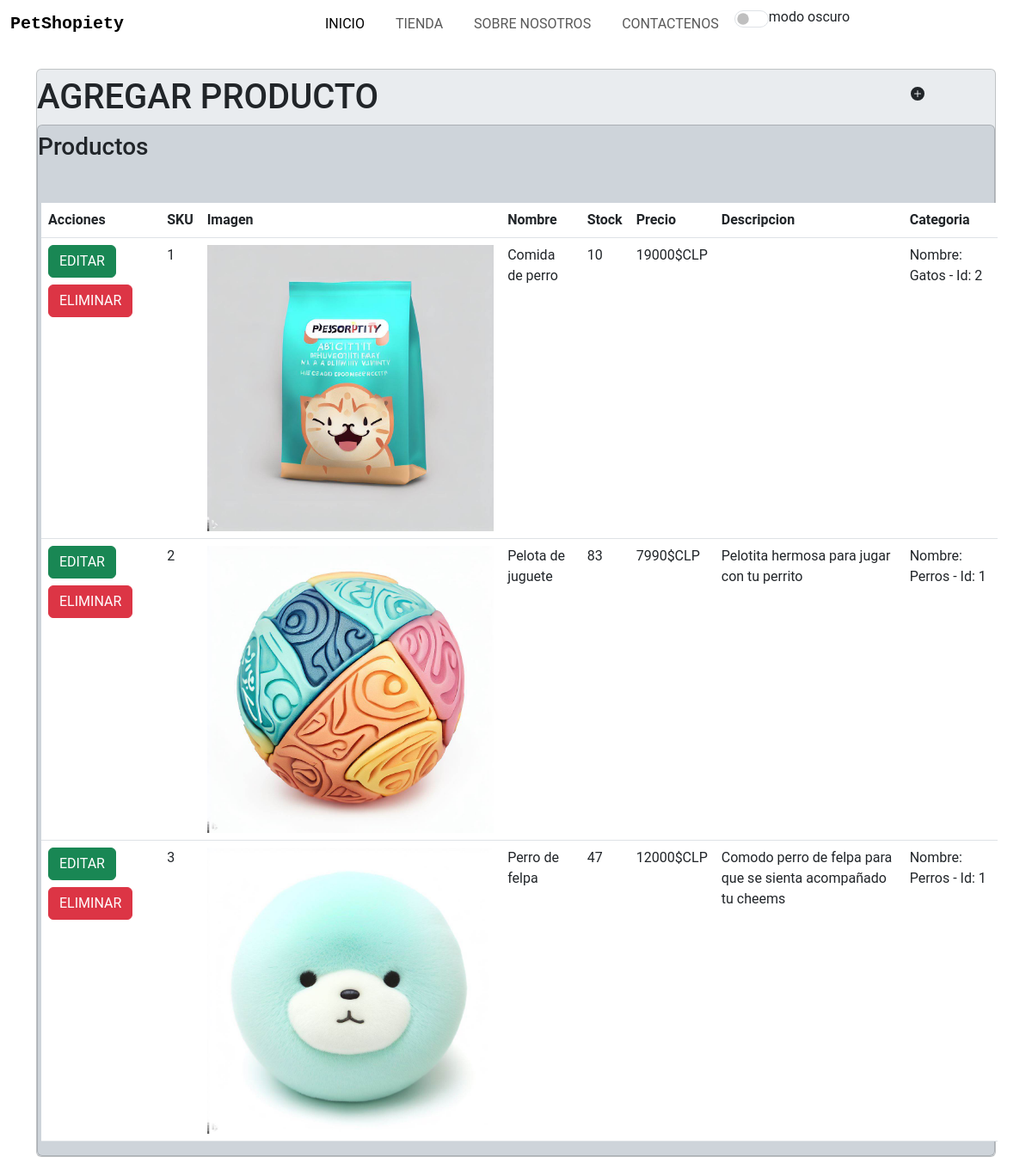
/admin_productos, run on the app's committed database.
### apps/PetShopiety/models.py (models this page shows, shortened)
class Producto(models.Model):
    sku = models.IntegerField(primary_key=True)
    nombre = models.CharField(max_length=50)
    stock = models.IntegerField()
    precio = models.IntegerField()
    descripcion = models.CharField(max_length=200)
    id_cat = models.ForeignKey(Categoria, on_delete=models.CASCADE)
    img_url = models.ImageField(upload_to='imagenesProducto')

class Categoria(models.Model):
    id_categoria = models.IntegerField(primary_key=True)
    nombre_categoria = models.CharField(max_length=100)
    def __str__(self):
        txt = "Nombre: {0} - Id: {1}"
        return txt.format(self.nombre_categoria, self.id_categoria)

### apps/PetShopiety/views.py (the view)
# urls.py: path('admin_productos', views.cargarAdminProductos),
def cargarAdminProductos(request):
    categorias = Categoria.objects.all()
    productos = Producto.objects.all()
    return render(request, "administrarProductos.html", {"cate": categorias, "prod": productos})

### apps/PetShopiety/templates/administrarProductos.html (shortened to what this page needs)
<!DOCTYPE html>
<html lang="en">
{%load static%}
<head>
    {%block head%}
    <link rel="stylesheet" href="{% static 'css/style.css' %}">
    {%endblock%}
    <link href="https://cdn.jsdelivr.net/npm/bootstrap@5.3.0-alpha3/dist/css/bootstrap.min.css" rel="stylesheet"
 />
    <link rel="stylesheet" href="https://cdn.jsdelivr.net/npm/bootstrap-icons@1.10.5/font/bootstrap-icons.css">
</head>
<body class="">
    <nav class="navbar navbar-expand-lg mb-4">
        <div class="container-fluid">
            <a class="navbar-brand fw-bold" href="/">PetShopiety</a>
            <div class="collapse navbar-collapse" id="navbarSupportedContent">
                <ul class="navbar-nav m-auto mb-2 mb-lg-0">
                    <li class="nav-item">
                        <a class="nav-link active" href="/">Inicio</a>
                    </li>
                    <li class="nav-item">
                        <a class="nav-link" href="/tienda">Tienda</a>
                    </li>
                    <li class="nav-item">
                        <a class="nav-link" href="/#about">Sobre nosotros</a>
                    </li>
                    <li class="nav-item">
                        <a class="nav-link" href="/#contact"> Contactenos</a>
                    </li>
                    <li>
                        <div class="form-check form-switch">
                            <input type="checkbox" class="form-check-input" id="checkbox" onclick="setDarkMode()">
                            <label class="form-check-label" for="checkbox">modo oscuro</label>
                        </div>
                    </li>
                </ul>
            </div>
        </div>
    </nav>
    <main class="d-flex align-items-center py-md-0">
        <div class="container">
            <div class="card admin-card bg-body-secondary">
                <div class="row">
                    <div class="col-11">
                        <h1 class="py-2 m-0">AGREGAR PRODUCTO</h1>
                    </div>
                    <div class="col-1 py-2">
                        <button class="btn btn-agregar" data-bs-toggle="modal" data-bs-target="#modal-agregar"><svg
                                xmlns="http://www.w3.org/2000/svg" width="16" height="16" fill="currentColor"
                                class="bi bi-plus-circle-fill" viewBox="0 0 16 16">
                                <path
                                    d="M16 8A8 8 0 1 1 0 8a8 8 0 0 1 16 0zM8.5 4.5a.5.5 0 0 0-1 0v3h-3a.5.5 0 0 0 0 1h3v3a.5.5 0 0 0 1 0v-3h3a.5.5 0 0 0 0-1h-3v-3z" />
                            </svg>
                        </button>
                    </div>
                </div>
                <div class="card listar-card bg-dark-subtle">
                    <div class="row mt-2">
                        <div class="col-12">
                            <h3>Productos</h3>
                        </div>
                        <div class="row mt-4 d-flex">
                            <table class="table m-3">
                                <thead>
                                    <tr>
                                        <th scope="col">Acciones</th>
                                        <th scope="col">SKU</th>
                                        <th scope="col">Imagen</th>
                                        <th scope="col">Nombre</th>
                                        <th scope="col">Stock</th>
                                        <th scope="col">Precio</th>
                                        <th scope="col">Descripcion</th>
                                        <th scope="col">Categoria</th>
                                    </tr>
                                </thead>
                                <tbody>
                                    {% for p in prod %}
                                    <tr>
                                        <th scope="row">
                                            <a class="btn btn-success" href="/editarProducto/{{p.sku}}">EDITAR</a>
                                            <a class="btn btn-danger my-2" href="/eliminarProducto/{{p.sku}}"
                                                id="">ELIMINAR</a>
                                        </th>
                                        <td>{{p.sku}}</td>
                                        <td><img src="{{p.img_url.url}}" alt="" class="img-fluid"></td>
                                        <td>{{p.nombre}}</td>
                                        <td>{{p.stock}}</td>
                                        <td>{{p.precio}}$CLP</td>
                                        <td>{{p.descripcion}}</td>
                                        <td>{{p.id_cat}}</td>
                                        {%endfor%}
                                    </tr>
                                </tbody>
                            </table>
                        </div>
                    </div>
                </div>
            </div>
        </div>
    </main>
</body>
</html>

### apps/PetShopiety/static/css/style.css (style rules this page uses)
* { padding: 0; margin: 0; box-sizing: border-box; font-family: 'Roboto', sans-serif; box-sizing: border-box; }
.navbar-brand { font-size: 2rem; font-family: 'Source Code Pro', monospace; color: black; }
.nav-link { margin: 0 10px 0 10px; color: black; text-transform: uppercase; }
.btn { background-color: rgb(133, 213, 229); }
.admin-card { border: 0; border-radius: 10px; }
.btn-agregar { margin-left: -40px; }
#checkbox { width: 40px; height: 20px; cursor: pointer; }

### data on the page
Producto: sku "1", img_url (picture), nombre "Comida de perro", stock "10", precio "19000", id_cat "Nombre: Gatos - Id: 2"
Producto: sku "2", img_url (picture), nombre "Pelota de juguete", stock "83", precio "7990", descripcion "Pelotita hermosa para jugar con tu perrito", id_cat "Nombre: Perros - Id: 1"
Producto: sku "3", img_url (picture), nombre "Perro de felpa", stock "47", precio "12000", descripcion "Comodo perro de felpa para que se sienta acompañado tu cheems", id_cat "Nombre: Perros - Id: 1"
